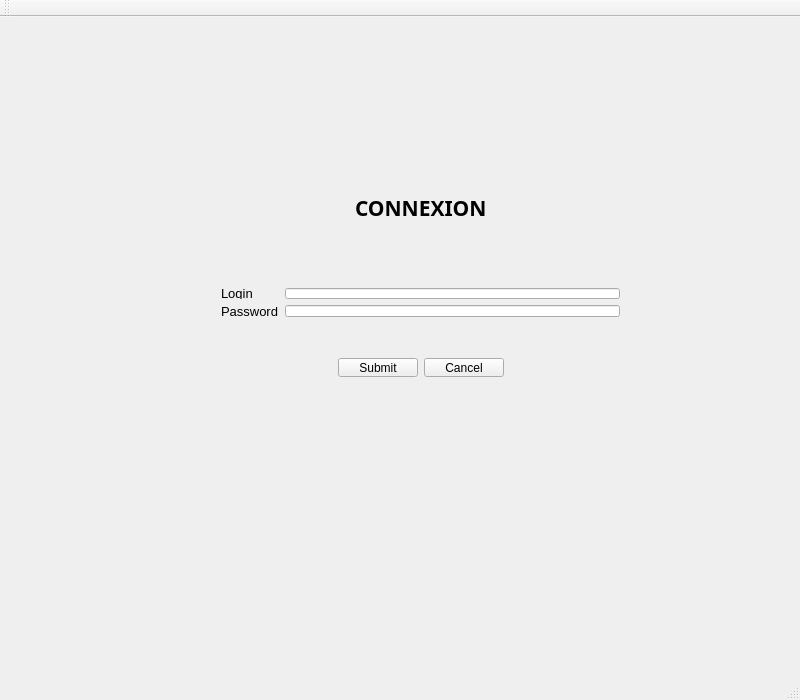
<?xml version="1.0" encoding="UTF-8"?>
<ui version="4.0">
 <class>Authentification</class>
 <widget class="QMainWindow" name="Authentification">
  <property name="geometry">
   <rect>
    <x>0</x>
    <y>0</y>
    <width>800</width>
    <height>700</height>
   </rect>
  </property>
  <property name="minimumSize">
   <size>
    <width>800</width>
    <height>700</height>
   </size>
  </property>
  <property name="maximumSize">
   <size>
    <width>800</width>
    <height>700</height>
   </size>
  </property>
  <property name="windowTitle">
   <string>Authentification</string>
  </property>
  <widget class="QWidget" name="centralWidget">
   <widget class="QWidget" name="formLayoutWidget">
    <property name="geometry">
     <rect>
      <x>210</x>
      <y>260</y>
      <width>421</width>
      <height>51</height>
     </rect>
    </property>
    <layout class="QFormLayout" name="formLayout">
     <item row="0" column="0">
      <widget class="QLabel" name="label">
       <property name="font">
        <font>
         <family>Arial</family>
         <pointsize>10</pointsize>
        </font>
       </property>
       <property name="text">
        <string>Login</string>
       </property>
      </widget>
     </item>
     <item row="0" column="1">
      <widget class="QLineEdit" name="lineEditLogin"/>
     </item>
     <item row="1" column="1">
      <widget class="QLineEdit" name="lineEditPassword">
       <property name="echoMode">
        <enum>QLineEdit::Password</enum>
       </property>
      </widget>
     </item>
     <item row="1" column="0">
      <widget class="QLabel" name="label_2">
       <property name="font">
        <font>
         <family>Arial</family>
         <pointsize>10</pointsize>
        </font>
       </property>
       <property name="text">
        <string>Password</string>
       </property>
      </widget>
     </item>
    </layout>
   </widget>
   <widget class="QWidget" name="gridLayoutWidget">
    <property name="geometry">
     <rect>
      <x>210</x>
      <y>330</y>
      <width>421</width>
      <height>41</height>
     </rect>
    </property>
    <layout class="QGridLayout" name="gridLayout">
     <item row="0" column="2">
      <widget class="QPushButton" name="pushButtonCancel">
       <property name="text">
        <string>Cancel</string>
       </property>
      </widget>
     </item>
     <item row="0" column="3">
      <spacer name="horizontalSpacer_2">
       <property name="orientation">
        <enum>Qt::Horizontal</enum>
       </property>
       <property name="sizeHint" stdset="0">
        <size>
         <width>40</width>
         <height>20</height>
        </size>
       </property>
      </spacer>
     </item>
     <item row="0" column="0">
      <spacer name="horizontalSpacer">
       <property name="orientation">
        <enum>Qt::Horizontal</enum>
       </property>
       <property name="sizeHint" stdset="0">
        <size>
         <width>40</width>
         <height>20</height>
        </size>
       </property>
      </spacer>
     </item>
     <item row="0" column="1">
      <widget class="QPushButton" name="pushButtonSubmit">
       <property name="text">
        <string>Submit</string>
       </property>
      </widget>
     </item>
    </layout>
   </widget>
   <widget class="QWidget" name="gridLayoutWidget_2">
    <property name="geometry">
     <rect>
      <x>210</x>
      <y>170</y>
      <width>421</width>
      <height>41</height>
     </rect>
    </property>
    <layout class="QGridLayout" name="gridLayout_2">
     <item row="0" column="1">
      <widget class="QLabel" name="label_3">
       <property name="font">
        <font>
         <family>Arial Black</family>
         <pointsize>16</pointsize>
         <weight>75</weight>
         <italic>false</italic>
         <bold>true</bold>
        </font>
       </property>
       <property name="text">
        <string>CONNEXION</string>
       </property>
      </widget>
     </item>
     <item row="0" column="0">
      <spacer name="horizontalSpacer_3">
       <property name="orientation">
        <enum>Qt::Horizontal</enum>
       </property>
       <property name="sizeHint" stdset="0">
        <size>
         <width>40</width>
         <height>20</height>
        </size>
       </property>
      </spacer>
     </item>
     <item row="0" column="2">
      <spacer name="horizontalSpacer_4">
       <property name="orientation">
        <enum>Qt::Horizontal</enum>
       </property>
       <property name="sizeHint" stdset="0">
        <size>
         <width>40</width>
         <height>20</height>
        </size>
       </property>
      </spacer>
     </item>
    </layout>
   </widget>
  </widget>
  <widget class="QMenuBar" name="menuBar">
   <property name="geometry">
    <rect>
     <x>0</x>
     <y>0</y>
     <width>800</width>
     <height>21</height>
    </rect>
   </property>
  </widget>
  <widget class="QToolBar" name="mainToolBar">
   <attribute name="toolBarArea">
    <enum>TopToolBarArea</enum>
   </attribute>
   <attribute name="toolBarBreak">
    <bool>false</bool>
   </attribute>
  </widget>
  <widget class="QStatusBar" name="statusBar"/>
 </widget>
 <layoutdefault spacing="6" margin="11"/>
 <resources/>
 <connections/>
</ui>
